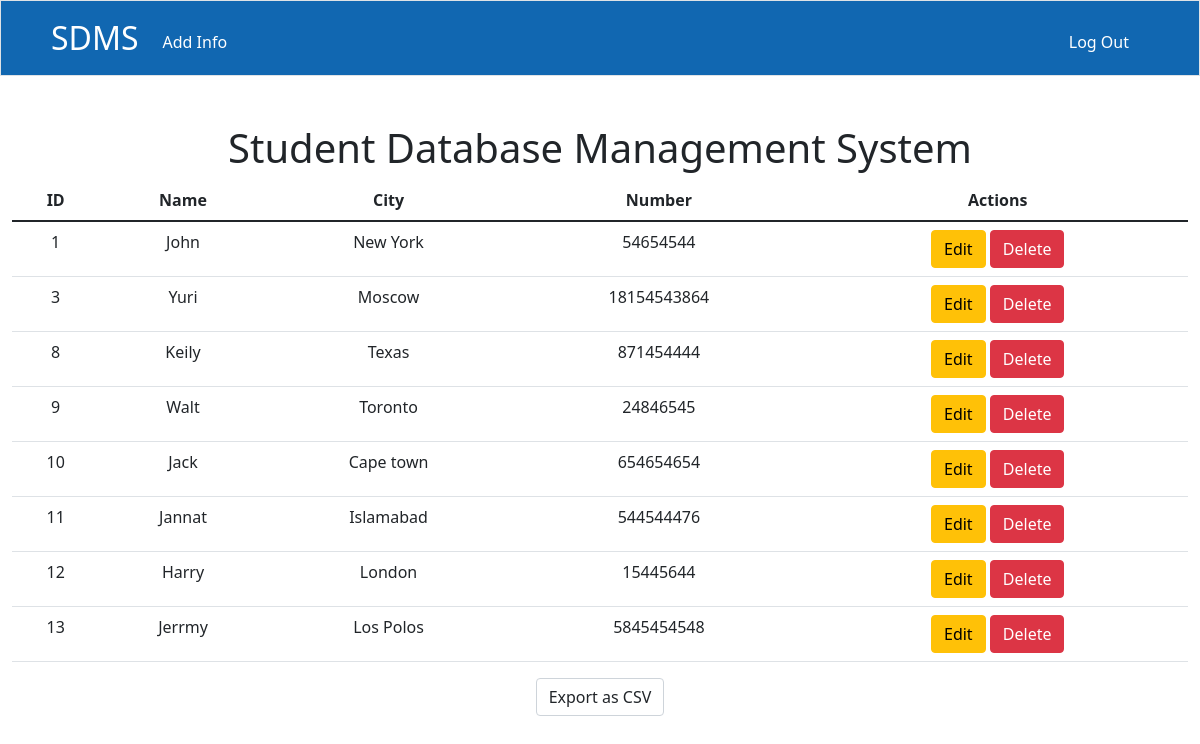
The page / (signed in) on the database its author committed.
### tables this page shows
CREATE TABLE 'contacts' ('id' INTEGER PRIMARY KEY AUTOINCREMENT NOT NULL, 'user_id' INTEGER, 'name' TEXT, 'city' TEXT, 'number' INTEGER);

### app.py (the view)
@app.route("/")
@login_required
def index():
    user_id = session["user_id"]
    student_db = db.execute(
        "SELECT * FROM contacts WHERE user_id = ?",
        user_id,
    )
    return render_template("index.html", database=student_db)

### app.py (called while the page is built)
@app.after_request
def after_request(response):
    response.headers["Cache-Control"] = "no-cache, no-store, must-revalidate"
    response.headers["Expires"] = 0
    response.headers["Pragma"] = "no-cache"
    return response

### helpers.py (called while the page is built)
def login_required(f):
    @wraps(f)
    def decorated_function(*args, **kwargs):
        if session.get("user_id") is None:
            return redirect("/login")
        return f(*args, **kwargs)
    return decorated_function

### templates/index.html (shortened to what this page needs)
{% extends "layout.html" %}
{% block main %}
    <h1>Student Database Management System</h1>
    <table class="table">
        <thead>
            <tr>
                <th scope="col">ID</th>
                <th scope="col">Name</th>
                <th scope="col">City</th>
                <th scope="col">Number</th>
                <th scope="col">Actions</th>
            </tr>
        </thead>
        <tbody>
            {% for row in database %}
                <tr>
                    <td>{{ row["id"] }}</td>
                    <td>{{ row["name"] }}</td>
                    <td>{{ row["city"] }}</td>
                    <td>{{ row["number"] }}</td>
                    <td>
                        <form action="/edit" method="post" style="display: inline;">
                            <input class="btn btn-warning" type="submit" value="Edit">
                        </form>
                        <form action="/delete" method="post" style="display: inline;">
                            <input class="btn btn-danger" type="submit" value="Delete" onclick="return confirm('Are you sure you want to delete this record?');">
                        </form>
                    </td>
                </tr>
            {% endfor %}
        </tbody>
    </table>
    <form action="/export" method="post">
        <input class="form-control mx-auto w-auto" type="submit" value="Export as CSV" onclick="setExportUserId()">
    </form>
{% endblock %}

### templates/layout.html (shortened to what this page needs)
<!DOCTYPE html>
<html lang="en">
    <head>
        <link href="https://cdn.jsdelivr.net/npm/bootstrap@5.1.3/dist/css/bootstrap.min.css" rel="stylesheet">
        <link href="/static/styles.css" rel="stylesheet">
    </head>
    <body>
        <nav class="border navbar navbar-expand-md navbar-light" style="background-color: #1167b1;">
            <div class="container-fluid nav">
                <a class="navbar-brand" href="/" style="color:white;">SDMS</a>
                <div class="collapse navbar-collapse" id="navbar">
                    {% if session["user_id"] %}
                        <ul class="navbar-nav me-auto mt-2">
                            <li class="nav-item"><a class="nav-link" href="/add" style="color:white;">Add Info</a></li>
                        </ul>
                        <ul class="navbar-nav ms-auto mt-2">
                            <li class="nav-item"><a class="nav-link" href="/logout" style="color:white;">Log Out</a></li>
                        </ul>
                    {% else %}
                        <ul class="navbar-nav ms-auto mt-2">
                            <li class="nav-item"><a class="nav-link" href="/register" style="color:white;">Register</a></li>
                            <li class="nav-item"><a class="nav-link" href="/login" style="color:white;">Log In</a></li>
                        </ul>
                    {% endif %}
                </div>
            </div>
        </nav>
        <main class="container-fluid py-5 text-center">
            {% block main %}{% endblock %}
        </main>
    </body>
</html>

### static/styles.css (style rules this page uses)
nav .navbar-brand { font-size: xx-large; }
.nav { margin-right: 50px; margin-left: 50px; }

### rows shown on the page
contacts: id "1", name "John", city "New York", number "54654544"
contacts: id "3", name "Yuri", city "Moscow", number "18154543864"
contacts: id "8", name "Keily", city "Texas", number "871454444"
contacts: id "9", name "Walt", city "Toronto", number "24846545"
contacts: id "10", name "Jack", city "Cape town", number "654654654"
contacts: id "11", name "Jannat", city "Islamabad", number "544544476"
contacts: id "12", name "Harry", city "London", number "15445644"
contacts: id "13", name "Jerrmy", city "Los Polos", number "5845454548"
